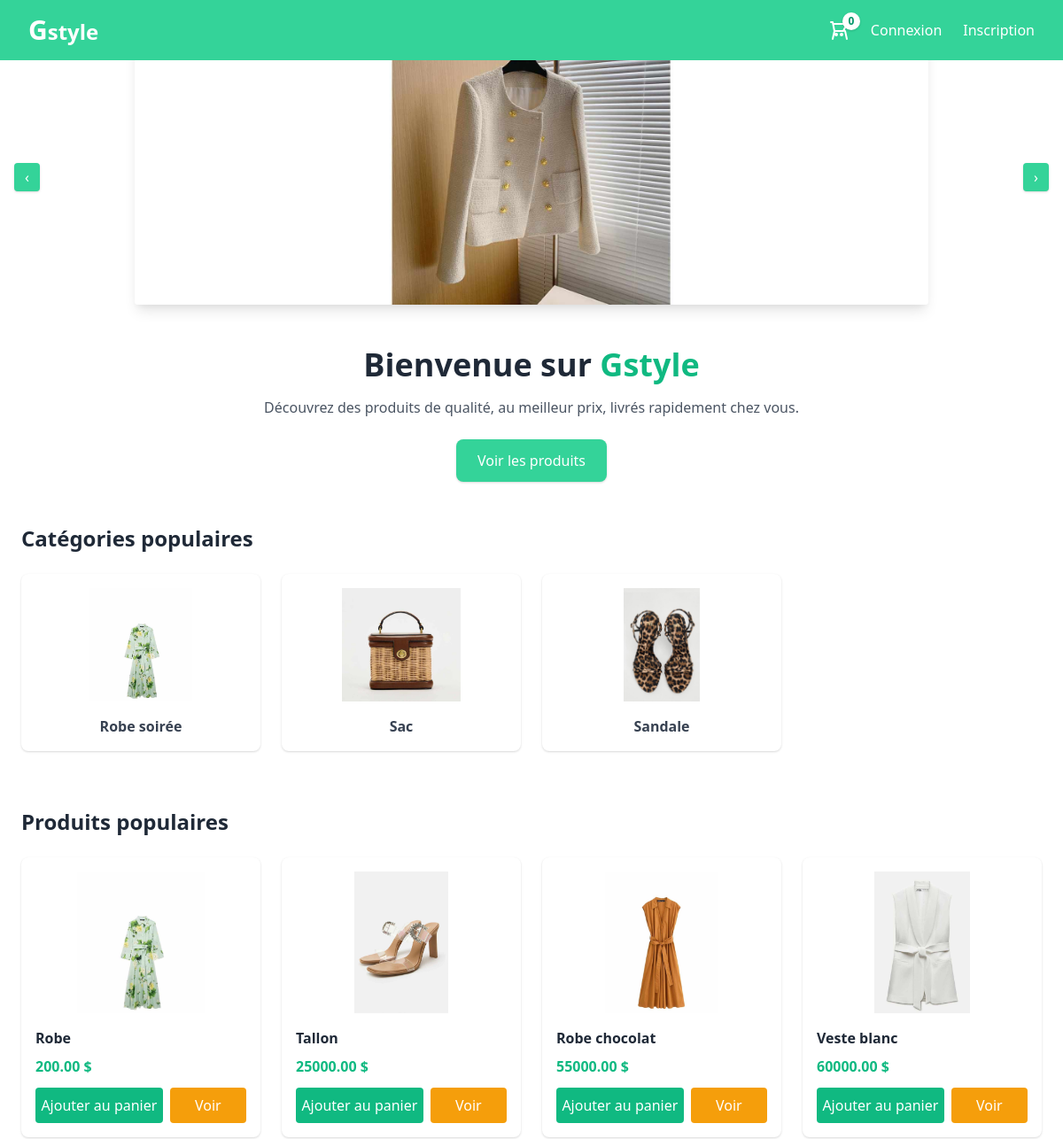
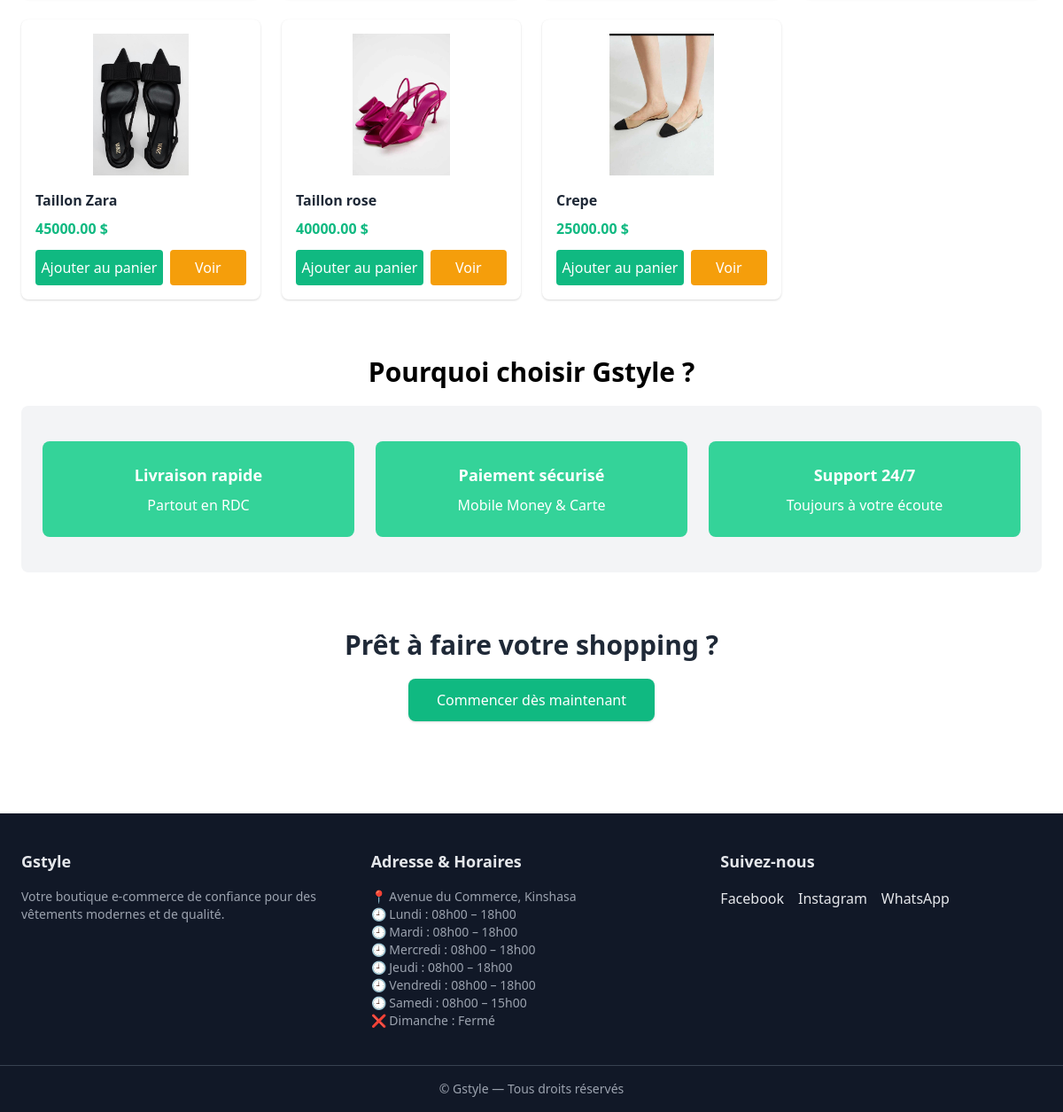
The page / on the database its author committed (2 pictures, top to bottom).
### products/models.py (models this page shows, shortened)
class Categorie(models.Model):
    nom = models.CharField(max_length=100)
    image = models.ImageField(upload_to="categories/", blank=True, null=True)
    est_populaire = models.BooleanField(default=False)

class Produit(models.Model):
    nom = models.CharField(max_length=200)
    description = models.TextField()
    prix = models.DecimalField(max_digits=10, decimal_places=2)
    image = models.ImageField(upload_to='products/')
    stock = models.PositiveIntegerField(default=0)
    est_populaire = models.BooleanField(default=False)
    categorie = models.ForeignKey(Categorie, on_delete=models.SET_NULL, null=True, blank=True)

### ecommerce/views.py (the view)
# urls.py: 2. Add a URL to urlpatterns:  path('', views.home, name='home')
def home(request):
    categories_populaires = Categorie.objects.filter(est_populaire=True)
    produits_populaires = Produit.objects.filter(est_populaire=True)[:8]
    context = {
        "categories": categories_populaires,
        "produits": produits_populaires,
    }
    return render(request, "home.html", context)

### panier/context_processors.py (called while the page is built)
def panier_context(request):
    if request.user.is_authenticated:
        panier, _ = Panier.objects.get_or_create(user=request.user)
        return {'panier': panier}
    return {'panier': None}

### ecommerce/templates/home.html (shortened to what this page needs)
{% extends "base.html" %}
{% load static %}
{% block content %}
<section class="text-center mb-12">
    <h1 class="text-4xl font-extrabold text-gray-800">
        Bienvenue sur <span class="text-green-500">Gstyle</span>
    </h1>
    <p class="mt-4 text-gray-600 max-w-2xl mx-auto">
        Découvrez des produits de qualité, au meilleur prix, livrés rapidement chez vous.
    </p>
    <a href="{% url 'products:list_products' %}"
       class="inline-block mt-6 bg-green-400 text-white px-6 py-3 rounded-lg shadow hover:bg-green-600 transition">
        Voir les produits
    </a>
</section>
<section class="mb-16">
    <h2 class="text-2xl font-bold mb-6 text-gray-800">
        Catégories populaires
    </h2>
    <div class="grid grid-cols-1 sm:grid-cols-2 md:grid-cols-4 gap-6">
        {% for cat in categories %}
        <div class="bg-white rounded-lg shadow hover:shadow-lg transition p-4 text-center">
            <img src="{{ cat.image.url }}" class="h-32 mx-auto object-contain" alt="{{ cat.nom }}">
            <h3 class="mt-4 font-semibold text-gray-700">{{ cat.nom }}</h3>
        </div>
        {% empty %}
        <p>Aucune catégorie populaire</p>
        {% endfor %}
    </div>
</section>
<section class="mb-16">
    <h2 class="text-2xl font-bold mb-6 text-gray-800">
        Produits populaires
    </h2>
    <div class="grid grid-cols-1 sm:grid-cols-2 md:grid-cols-4 gap-6">
        {% for prod in produits %}
        <div class="bg-white rounded-lg shadow hover:shadow-lg transition p-4">
            <img src="{{ prod.image.url }}" class="h-40 w-full object-contain" alt="{{ prod.nom }}">
            <h3 class="mt-4 font-semibold text-gray-800">{{ prod.nom }}</h3>
            <p class="text-green-500 font-bold mt-2">{{ prod.prix }} $</p>
            <div class="flex gap-2">
                <a href="{% url 'add_to_cart' prod.id %}" class="w-60 mt-3 bg-green-500 text-white text-center py-2 rounded hover:bg-green-600 transition">
                Ajouter au panier
            </a>
            <a href="{% url 'products:detail' prod.id %}" class="w-36 mt-3 bg-yellow-500 text-white text-center py-2 rounded hover:bg-yellow-600 transition">Voir</a>
            </div>
        </div>
        {% empty %}
        <p>Aucun produit populaire</p>
        {% endfor %}
    </div>
</section>
<h2 class="text-3xl text-center font-bold"> Pourquoi choisir Gstyle ?</h2>
<section class="bg-gray-100 rounded-lg p-10 px-6 mt-5 mb-16">
    <div class="grid grid-cols-1 md:grid-cols-3 gap-6 text-center">
        <div class="bg-green-400 p-6 text-white rounded-lg">
            <h3 class="font-bold text-lg">Livraison rapide</h3>
            <p class="text-white-600 mt-2">Partout en RDC</p>
        </div>
        <div class="bg-green-400 p-6 text-white rounded-lg">
            <h3 class="font-bold text-lg">Paiement sécurisé</h3>
            <p class="text-white-600 mt-2">Mobile Money & Carte</p>
        </div>
        <div class="bg-green-400 p-6 text-white rounded-lg">
            <h3 class="font-bold text-lg">Support 24/7</h3>
            <p class="text-white-600 mt-2">Toujours à votre écoute</p>
        </div>
    </div>
</section>
<section class="text-center mb-10">
    <h2 class="text-3xl font-bold text-gray-800">
        Prêt à faire votre shopping ?
    </h2>
    <a href="{% url 'products:list_products' %}"
       class="inline-block mt-5 bg-green-500 text-white px-8 py-3 rounded-lg shadow hover:bg-green-400 transition">
        Commencer dès maintenant
    </a>
</section>
{% endblock %}

### rows shown on the page
Categorie: image (picture), nom "Robe soirée"
Categorie: image (picture), nom "Sac"
Categorie: image (picture), nom "Sandale"
Produit: image (picture), nom "Robe", prix "200.00"
Produit: image (picture), nom "Tallon", prix "25000.00"
Produit: image (picture), nom "Robe chocolat", prix "55000.00"
Produit: image (picture), nom "Veste blanc", prix "60000.00"
Produit: image (picture), nom "Taillon Zara", prix "45000.00"
Produit: image (picture), nom "Taillon rose", prix "40000.00"
Produit: image (picture), nom "Crepe", prix "25000.00"

### other values the page prints
{{ panier.total_items|default:0 }} "0"
